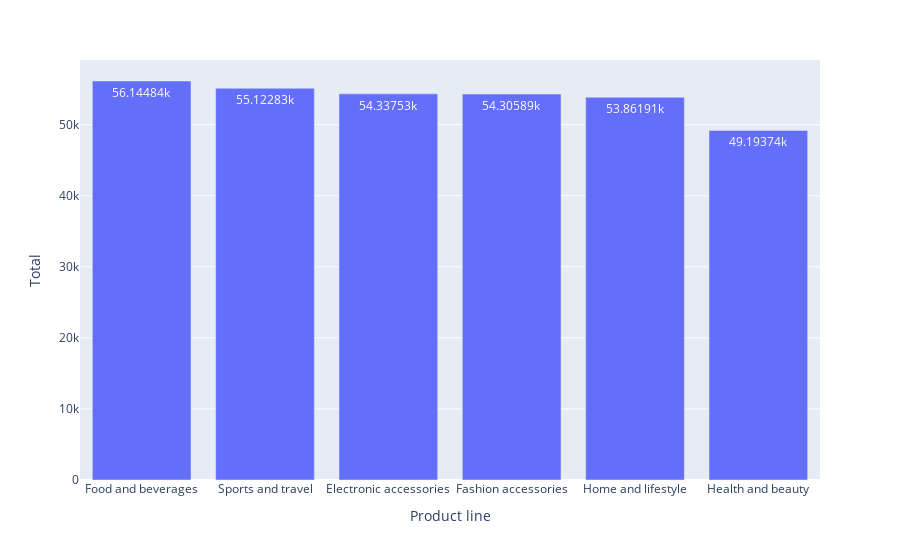

The cell this chart's notebook holds for it:
### Code cell
px.bar(data_frame= the_highest_prouduct_lines, x= 'Product line', y= 'Total', text_auto= True, barmode= 'group')

### Figure 1 — Plotly figure (JSON) as saved in the notebook; plotly's stock layout.template omitted (floating-point values rounded to 4 significant figures)
{"data": [{"alignmentgroup": "True", "hovertemplate": "Product line=%{x}<br>Total=%{y}<extra></extra>", "legendgroup": "", "marker": {"color": "#636efa", "pattern": {"shape": ""}}, "name": "", "offsetgroup": "", "orientation": "v", "showlegend": false, "textposition": "auto", "texttemplate": "%{y}", "type": "bar", "x": ["Food and beverages", "Sports and travel", "Electronic accessories", "Fashion accessories", "Home and lifestyle", "Health and beauty"], "xaxis": "x", "y": [56140.0, 55120.0, 54340.0, 54310.0, 53860.0, 49190.0], "yaxis": "y"}], "layout": {"barmode": "group", "legend": {"tracegroupgap": 0}, "margin": {"t": 60}, "xaxis": {"anchor": "y", "domain": [0, 1], "title": {"text": "Product line"}}, "yaxis": {"anchor": "x", "domain": [0, 1], "title": {"text": "Total"}}}}
